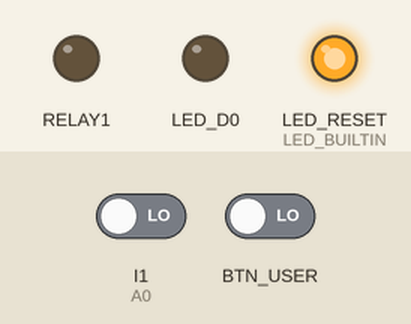
Simulated run of this sketch. Board: Arduino Opta. Shown: output pins drawn as LEDs (lit = HIGH). Inputs (shaded band) come from the test bench; at power-on: BTN_USER LOW, I1 (A0) LOW.

Above: at 1.2 s.
1.3 s: BTN_USER driven HIGH
At 1.9 s:
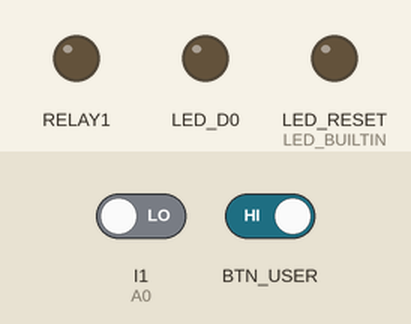
2.8 s: BTN_USER driven LOW
At 4.1 s:
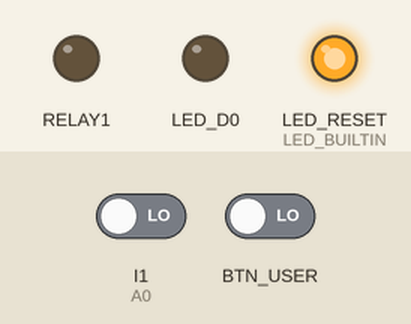
Timing chart, 0 to 5.8 s (numbered marks = the images above; inputs shaded):
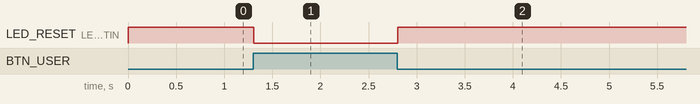

Measured:
- after the input at 1.3 s, LED_RESET (LED_BUILTIN): HIGH → LOW at once
- after the input at 2.8 s, LED_RESET (LED_BUILTIN): LOW → HIGH at once

The sketch:

sensorRelay.ino
```cpp
//By Jeremy Cook 12/27/2023 - @jeremyscook
//Actuates relay and LEDs via button or sensor on A0/I1
//Use as you please, public domain

void setup() {
  // Initialize pins as inputs and outputs
  pinMode(LED_BUILTIN, OUTPUT);
  pinMode(BTN_USER, INPUT);
  pinMode(A0, INPUT); // A0, which is labeled I1, acting as digital input
  pinMode(RELAY1, OUTPUT);
  pinMode(LED_RELAY1, OUTPUT);
}
//Actually none of above has to be done! Need setup, but can be empty.
//Likely needed to set analog properly

void loop() {
  bool buttonState = digitalRead(BTN_USER); //bool, because why use an int?
  bool sensorState = digitalRead(A0);
  // Turn the LED_BUILTIN ON
  if(buttonState == 0 or sensorState == 1){
  digitalWrite(LED_BUILTIN, HIGH);
  digitalWrite(RELAY2, HIGH);
  digitalWrite(LED_RELAY2, HIGH);
  delay(10);
  }
  // Turn the user LED_BUILTIN OFF
  if(buttonState == 1 and sensorState == 0){ //both are off, turns off
  digitalWrite(LED_BUILTIN, LOW);
  digitalWrite(RELAY2, LOW);
  digitalWrite(LED_RELAY2, LOW);
  delay(10);
  }

}
```
